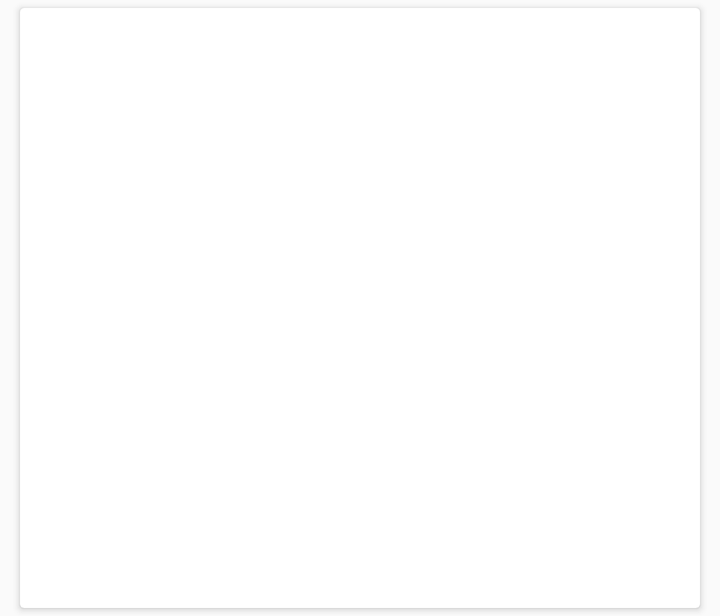
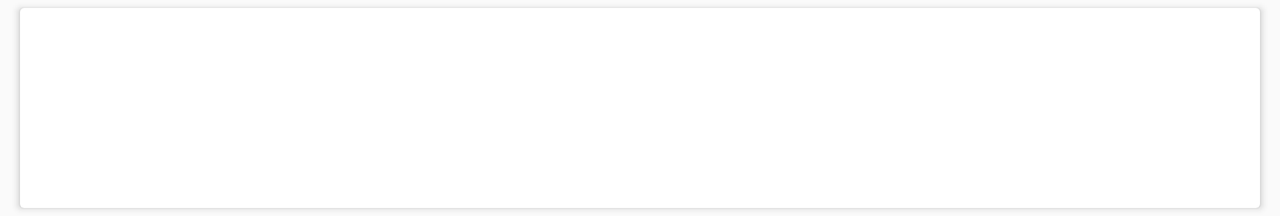

An Android layout and its configuration variant, each rendered on a device that would load it. The default file and the variant file are quoted in full after the pictures.
<!-- AndroidManifest.xml: application theme AppTheme -->
<!-- res/layout/card_item.xml -->
<?xml version="1.0" encoding="utf-8"?>
<LinearLayout xmlns:android="http://schemas.android.com/apk/res/android"
    android:id="@+id/linear_layout"
    android:layout_width="match_parent"
    android:layout_height="wrap_content"
    android:orientation="vertical"
    android:paddingLeft="6dp"
    android:paddingRight="6dp">

    <android.support.v7.widget.CardView
        android:id="@+id/card_view"
        style="@style/LocationCard"
        android:layout_width="match_parent"
        android:layout_height="300dp">

        <LinearLayout
            android:layout_width="match_parent"
            android:layout_height="match_parent"
            android:orientation="vertical">

            <TextView
                android:id="@+id/location_name"
                android:layout_alignParentTop="true"
                style="@style/LocationCardText" />

            <TextView
                android:id="@+id/location_address"
                style="@style/LocationCardText"
                android:layout_below="@id/location_name" />

            <TextView
                android:id="@+id/location_url"
                style="@style/LocationCardText"
                android:layout_below="@id/location_address"/>

            <ImageView
                android:id="@+id/location_img"
                style="@style/LocationCardImagePortrait" />

        </LinearLayout>
    </android.support.v7.widget.CardView>
</LinearLayout>
<!-- resources referenced by this layout -->
<resources>
  <style name="LocationCard">
          <item name="android:layout_marginBottom">4dp</item>
          <item name="android:layout_marginLeft">4dp</item>
          <item name="android:layout_marginRight">4dp</item>
          <item name="android:layout_marginTop">4dp</item>
      </style>
  <style name="LocationCardImagePortrait" parent="LocationCardImage">
          <item name="android:paddingTop">10dp</item>
          <item name="android:layout_width">match_parent</item>
          <item name="android:layout_height">220dp</item>
      </style>
  <style name="LocationCardText">
          <item name="android:layout_width">300dp</item>
          <item name="android:layout_height">wrap_content</item>
          <item name="android:layout_alignParentLeft">true</item>
          <item name="android:layout_alignParentStart">true</item>
          <item name="android:layout_marginLeft">6dp</item>
          <item name="android:layout_marginRight">6dp</item>
          <item name="android:textSize">18sp</item>
          <item name="android:fontFamily">sans-serif-condensed</item>
      </style>
  <style name="AppTheme" parent="Theme.AppCompat.Light.DarkActionBar">
          
          <item name="colorPrimary">@color/colorPrimary</item>
          <item name="colorPrimaryDark">@color/colorPrimaryDark</item>
          <item name="colorAccent">@color/colorAccent</item>
      </style>
  <style name="LocationCardImage">
          <item name="android:layout_marginLeft">6dp</item>
          <item name="android:layout_marginRight">6dp</item>
          <item name="android:paddingLeft">6dp</item>
          <item name="android:paddingRight">6dp</item>
          <item name="android:paddingTop">2dp</item>
          <item name="android:paddingBottom">2dp</item>
          <item name="android:scaleType">fitXY</item>
          <item name="android:fontFamily">sans-serif-condensed</item>
          <item name="android:layout_alignParentTop">true</item>
          <item name="android:layout_alignParentRight">true</item>
          <item name="android:layout_alignParentEnd">true</item>
      </style>
  <color name="colorPrimary">#ef9a9a</color>
  <color name="colorPrimaryDark">#b71c1c</color>
  <color name="colorAccent">#000000</color>
</resources>
<!-- res/layout-land/card_item.xml (the repository's variant of the layout above) -->
<!-- drawn on the phone turned sideways -->
<?xml version="1.0" encoding="utf-8"?>
<LinearLayout xmlns:android="http://schemas.android.com/apk/res/android"
    android:id="@+id/linear_layout"
    android:layout_width="match_parent"
    android:layout_height="wrap_content"
    android:orientation="vertical"
    android:paddingLeft="6dp"
    android:paddingRight="6dp">

    <android.support.v7.widget.CardView
        android:id="@+id/card_view"
        style="@style/LocationCard"
        android:layout_width="match_parent"
        android:layout_height="match_parent">

        <RelativeLayout
            android:layout_width="match_parent"
            android:layout_height="match_parent">

            <TextView
                android:id="@+id/location_name"
                android:layout_alignParentTop="true"
                style="@style/LocationCardTextLandscape" />

            <TextView
                android:id="@+id/location_address"
                style="@style/LocationCardTextLandscape"
                android:layout_below="@id/location_name" />

            <TextView
                android:id="@+id/location_url"
                style="@style/LocationCardTextLandscape"
                android:layout_below="@id/location_address"/>

            <ImageView
                android:id="@+id/location_img"
                android:layout_toRightOf="@id/location_name"
                style="@style/LocationCardImageLandscape" />

        </RelativeLayout>
    </android.support.v7.widget.CardView>
</LinearLayout>
<!-- resources referenced by the variant -->
<!-- as the phone turned sideways resolves them -->
<resources>
  <style name="LocationCard">
          <item name="android:layout_marginBottom">4dp</item>
          <item name="android:layout_marginLeft">4dp</item>
          <item name="android:layout_marginRight">4dp</item>
          <item name="android:layout_marginTop">4dp</item>
      </style>
  <style name="LocationCardImageLandscape" parent="LocationCardImage">
          <item name="android:paddingTop">10dp</item>
          <item name="android:layout_width">200dp</item>
          <item name="android:layout_height">100dp</item>
      </style>
  <style name="LocationCardTextLandscape" parent="LocationCardText">
          <item name="android:textSize">20sp</item>
          <item name="android:fontFamily">sans-serif-condensed</item>
      </style>
  <style name="AppTheme" parent="Theme.AppCompat.Light.DarkActionBar">
          
          <item name="colorPrimary">@color/colorPrimary</item>
          <item name="colorPrimaryDark">@color/colorPrimaryDark</item>
          <item name="colorAccent">@color/colorAccent</item>
      </style>
  <style name="LocationCardImage">
          <item name="android:layout_marginLeft">6dp</item>
          <item name="android:layout_marginRight">6dp</item>
          <item name="android:paddingLeft">6dp</item>
          <item name="android:paddingRight">6dp</item>
          <item name="android:paddingTop">2dp</item>
          <item name="android:paddingBottom">2dp</item>
          <item name="android:scaleType">fitXY</item>
          <item name="android:fontFamily">sans-serif-condensed</item>
          <item name="android:layout_alignParentTop">true</item>
          <item name="android:layout_alignParentRight">true</item>
          <item name="android:layout_alignParentEnd">true</item>
      </style>
  <style name="LocationCardText">
          <item name="android:layout_width">300dp</item>
          <item name="android:layout_height">wrap_content</item>
          <item name="android:layout_alignParentLeft">true</item>
          <item name="android:layout_alignParentStart">true</item>
          <item name="android:layout_marginLeft">6dp</item>
          <item name="android:layout_marginRight">6dp</item>
          <item name="android:textSize">18sp</item>
          <item name="android:fontFamily">sans-serif-condensed</item>
      </style>
  <color name="colorPrimary">#ef9a9a</color>
  <color name="colorPrimaryDark">#b71c1c</color>
  <color name="colorAccent">#000000</color>
</resources>
